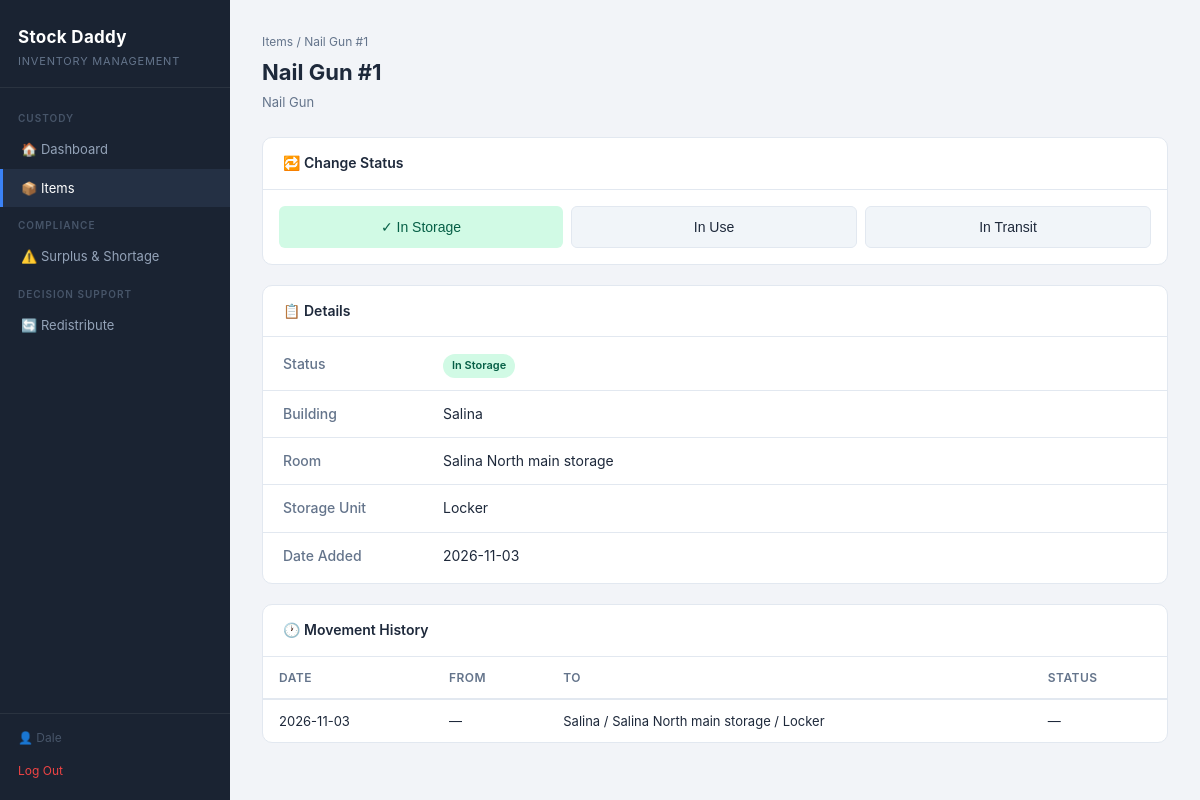
Screenshot of /items/1 (signed in) with the database file from the repository.
### tables this page shows
CREATE TABLE item (
  item_id      INTEGER PRIMARY KEY AUTOINCREMENT,
  item_type_id INTEGER NOT NULL,
  storage_id   INTEGER NULL,      -- nullable: NULL while item_status = 'In Transit'
  item_name    VARCHAR(100),
  item_status  VARCHAR(100) NOT NULL DEFAULT 'In Storage',
  date_added   DATETIME DEFAULT CURRENT_TIMESTAMP,
  retired      DATETIME NULL,
  FOREIGN KEY (item_type_id) REFERENCES item_type(item_type_id),
  FOREIGN KEY (storage_id) REFERENCES storage(storage_id),
  CONSTRAINT chk_item_status CHECK (item_status IN ('In Storage', 'In Use', 'In Transit'))
);

CREATE TABLE item_type (
  item_type_id      INTEGER PRIMARY KEY AUTOINCREMENT,
  name              VARCHAR(100) NOT NULL UNIQUE,
  description       VARCHAR(255),
  -- Cost to acquire one new unit. NULL = acquisition unavailable (c_k = inf).
  replacement_cost  DECIMAL(10,2) NULL,
  -- REQ-23. NULL = no service-life limit configured for this type (not zero).
  service_life_days INTEGER NULL,
  CONSTRAINT chk_replacement_cost_positive
    CHECK (replacement_cost IS NULL OR replacement_cost > 0),
  CONSTRAINT chk_service_life_positive
    CHECK (service_life_days IS NULL OR service_life_days > 0)
);

CREATE TABLE building (
  building_id     INTEGER PRIMARY KEY AUTOINCREMENT,
  business_id     INTEGER NOT NULL,
  state           VARCHAR(100),
  city            VARCHAR(100),
  street_address  VARCHAR(100),
  retired         DATETIME NULL,
  FOREIGN KEY (business_id) REFERENCES business(business_id)
);

CREATE TABLE room (
  room_id     INTEGER PRIMARY KEY AUTOINCREMENT,
  building_id INTEGER NOT NULL,
  location    VARCHAR(100),
  retired     DATETIME NULL,
  FOREIGN KEY (building_id) REFERENCES building(building_id)
);

CREATE TABLE storage (
  storage_id    INTEGER PRIMARY KEY AUTOINCREMENT,
  room_id       INTEGER NOT NULL,
  storage_type  VARCHAR(100),
  retired       DATETIME NULL,
  FOREIGN KEY (room_id) REFERENCES room(room_id)
);

### app.py (the view)
@app.route("/items/<int:item_id>")
def item_detail(item_id):
    if "user" not in session:
        return redirect(url_for("login"))
    owner_id = session["owner_id"]
    item = db.get_item_detail(owner_id, item_id)
    if item is None:
        return redirect(url_for("items"))
    storages = db.get_storage_choices(owner_id) if item["status"] == "In Transit" else []
    return render_template("item_detail.html", user=session["user"], item=item,
                           statuses=db.ITEM_STATUSES, storages=storages)

### db.py (called while the page is built)
def get_connection():
    conn = sqlite3.connect(DB_PATH)
    conn.execute("PRAGMA foreign_keys = ON;")
    conn.row_factory = sqlite3.Row
    return conn

### templates/item_detail.html (shortened to what this page needs)
{% extends "base.html" %}
{% block body %}
<div class="app-layout">
    {% include "nav.html" %}
    <main class="main-content">
        <div class="page-header">
            <div>
                <div class="breadcrumb"><a href="{{ url_for('items') }}">Items</a> / {{ item.name }}</div>
                <h2>{{ item.name }}</h2>
                <p>{{ item.type }}</p>
            </div>
        </div>
        <div class="card">
            <div class="card-header"><span>🔁 Change Status</span></div>
            <form method="POST" action="{{ url_for('item_status', item_id=item.id) }}" class="status-form">
                <div class="status-actions">
                    {% for status in statuses %}
                    {% if status == item.status %}
                    <button type="button" class="btn status-btn status-current" disabled>✓ {{ status }}</button>
                    {% else %}
                    <button type="submit" name="status" value="{{ status }}" class="btn btn-secondary status-btn">{{ status }}</button>
                    {% endif %}
                    {% endfor %}
                </div>
            </form>
        </div>
        <div class="card">
            <div class="card-header"><span>📋 Details</span></div>
            <div class="detail-grid">
                <div class="detail-row">
                    <span class="detail-label">Status</span>
                    <span class="detail-value">
                        {% if item.status == "In Storage" %}
                            <span class="badge badge-ok">In Storage</span>
                        {% elif item.status == "In Use" %}
                            <span class="badge badge-warning">In Use</span>
                        {% elif item.status == "In Transit" %}
                            <span class="badge badge-transit">In Transit</span>
                        {% endif %}
                    </span>
                </div>
                <div class="detail-row">
                    <span class="detail-label">Building</span>
                    <span class="detail-value">{{ item.building }}</span>
                </div>
                <div class="detail-row">
                    <span class="detail-label">Room</span>
                    <span class="detail-value">{{ item.room }}</span>
                </div>
                <div class="detail-row">
                    <span class="detail-label">Storage Unit</span>
                    <span class="detail-value">{{ item.storage }}</span>
                </div>
                <div class="detail-row">
                    <span class="detail-label">Date Added</span>
                    <span class="detail-value">{{ item.date_added }}</span>
                </div>
            </div>
        </div>
        <div class="card">
            <div class="card-header"><span>🕐 Movement History</span></div>
            <table class="table">
                <thead>
                    <tr>
                        <th>Date</th>
                        <th>From</th>
                        <th>To</th>
                        <th>Status</th>
                    </tr>
                </thead>
                <tbody>
                    {% for move in item.movement_history %}
                    <tr>
                        <td>{{ move.date }}</td>
                        <td>{{ move.from }}</td>
                        <td>{{ move.to }}</td>
                        <td>{{ move.status_change or "—" }}</td>
                    </tr>
                    {% else %}
                    <tr>
                        <td colspan="4" class="empty-state">No movement history.</td>
                    </tr>
                    {% endfor %}
                </tbody>
            </table>
        </div>
    </main>
</div>
{% endblock %}

### static/css/main.css (style rules this page uses)
*, *::before, *::after { box-sizing: border-box; margin: 0; padding: 0; }
:root { --bg: #f2f4f8; --surface: #ffffff; --sidebar-bg: #1a2332; --sidebar-hover:#243044; --accent: #3b82f6; --accent-dark: #2563eb; --danger: #ef4444; --warning-bg: #fef3c7; --warning-text: #92400e; --success-bg: #d1fae5; --success-text: #065f46; --surplus-bg: #dbeafe; --surplus-text: #1e40af; --shortage-bg: #fee2e2; --shortage-text:#991b1b; --transit-bg: #ede9fe; --transit-text: #5b21b6; --text: #1e293b; --muted: #64748b; --border: #e2e8f0; --sidebar-w: 230px; }
body { font-family: -apple-system, BlinkMacSystemFont, "Segoe UI", Roboto, sans-serif; background: var(--bg); color: var(--text); font-size: 14px; line-height: 1.6; }
a { color: var(--accent); text-decoration: none; }
.app-layout { display: flex; min-height: 100vh; }
.main-content { flex: 1; padding: 32px; overflow-y: auto; min-width: 0; }
.page-header { display: flex; justify-content: space-between; align-items: flex-start; margin-bottom: 24px; gap: 16px; }
.page-header h2 { font-size: 22px; font-weight: 700; margin-bottom: 2px; }
.page-header p { color: var(--muted); font-size: 13px; }
.breadcrumb { font-size: 12px; color: var(--muted); margin-bottom: 4px; }
.breadcrumb a { color: var(--muted); }
.card { background: var(--surface); border: 1px solid var(--border); border-radius: 10px; margin-bottom: 20px; overflow: hidden; }
.card-header { display: flex; justify-content: space-between; align-items: center; padding: 14px 20px; border-bottom: 1px solid var(--border); font-weight: 600; font-size: 14px; }
.detail-grid { padding: 4px 0; }
.detail-row { display: flex; padding: 12px 20px; border-bottom: 1px solid var(--border); font-size: 14px; }
.detail-row:last-child { border-bottom: none; }
.detail-label { width: 160px; color: var(--muted); font-weight: 500; flex-shrink: 0; }
.detail-value { flex: 1; }
.table { width: 100%; border-collapse: collapse; font-size: 13px; }
.table th { text-align: left; padding: 11px 16px; border-bottom: 2px solid var(--border); color: var(--muted); font-weight: 600; font-size: 12px; text-transform: uppercase; letter-spacing: 0.5px; }
.table td { padding: 11px 16px; border-bottom: 1px solid var(--border); }
.table tbody tr:last-child td { border-bottom: none; }
.badge { display: inline-block; padding: 3px 9px; border-radius: 99px; font-size: 11px; font-weight: 600; }
.badge-ok { background: var(--success-bg); color: var(--success-text); }
.btn { display: inline-block; padding: 8px 16px; border-radius: 6px; border: none; cursor: pointer; font-size: 13px; font-weight: 500; text-decoration: none; transition: background 0.12s; background: var(--accent); color: #fff; white-space: nowrap; }
.btn-secondary { background: #f1f5f9; color: var(--text); border: 1px solid var(--border); }
.status-form { padding: 16px; }
.status-actions { display: flex; gap: 8px; flex-wrap: wrap; }
.status-btn { flex: 1; min-width: 120px; padding: 12px 16px; font-size: 14px; text-align: center; }
.status-current, .status-current:hover { background: var(--success-bg); color: var(--success-text); cursor: default; }

### rows the page displays
item: name "Nail Gun #1", item_status "In Storage" (drawn), date_added "2026-11-03"
item_type: type "Nail Gun"
building: building "Salina"
room: room "Salina North main storage"
storage: storage "Locker"

### other values shown
{{ user }} "Dale"
{{ status }} "In Storage"
{{ status }} "In Use" "In Transit"
{{ move.date }} "2026-11-03"
{{ move.from }} "—"
{{ move.to }} "Salina / Salina North main storage / Locker"
{{ move.status_change or "—" }} "—"
